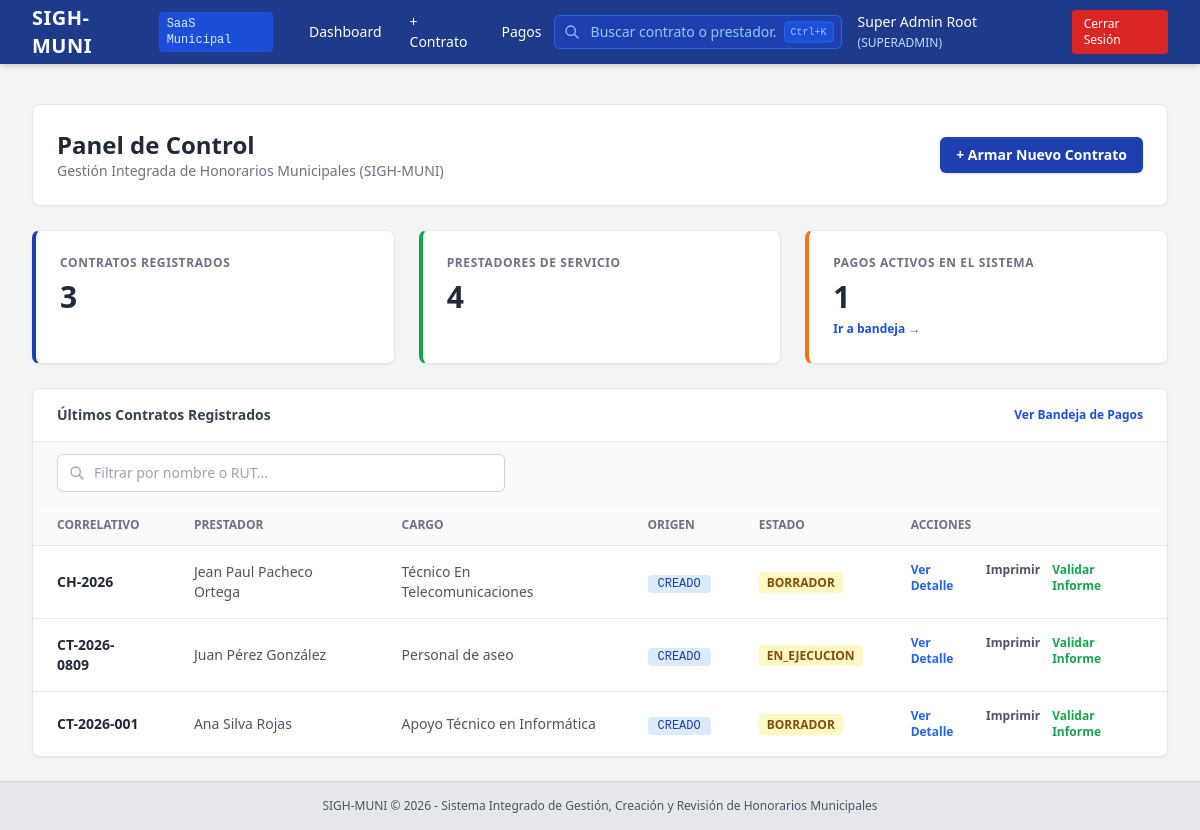
/ (signed in), run on the app's committed database.
### app/models/user.py (models this page shows, shortened)
class User(db.Model):
    __tablename__ = 'users'
    id = db.Column(db.Integer, primary_key=True, autoincrement=True)
    rut = db.Column(db.String(20), nullable=False, unique=True)
    first_name = db.Column(db.String(100), nullable=False)
    last_name = db.Column(db.String(100), nullable=False)
    email = db.Column(db.String(120), nullable=False, unique=True)
    password_hash = db.Column(db.String(255), nullable=False)
    role = db.Column(db.String(50), nullable=False)  # SUPERADMIN, ADMIN_RRHH, JEFE_DEPTO, FINANZAS_CONTROL
    department_id = db.Column(db.Integer, db.ForeignKey('departments.id', ondelete='SET NULL'), nullable=True)
    is_active = db.Column(db.Integer, nullable=False, default=1)
    created_at = db.Column(db.DateTime, nullable=False, default=datetime.utcnow)

### app/models/contract.py (models this page shows, shortened)
class Contract(db.Model):
    __tablename__ = 'contracts'
    id = db.Column(db.Integer, primary_key=True)
    provider_id = db.Column(db.Integer, db.ForeignKey('service_providers.id'), nullable=False)
    department_id = db.Column(db.Integer, db.ForeignKey('departments.id'), nullable=False)
    creation_type = db.Column(db.String(50), default='CREADO')
    contract_number = db.Column(db.String(50), unique=True, nullable=False)
    decline_number = db.Column(db.String(50), nullable=True)
    decline_date = db.Column(db.Date, nullable=True)
    position_title = db.Column(db.String(150), nullable=False)
    program_name = db.Column(db.String(150), nullable=True)
    monthly_amount_gross = db.Column(db.Float, nullable=False)
    total_contract_amount = db.Column(db.Float, nullable=False)
    start_date = db.Column(db.Date, nullable=False)
    end_date = db.Column(db.Date, nullable=False)
    pdf_file_path = db.Column(db.String(255), nullable=True)
    ocr_processed = db.Column(db.Integer, default=0)
    status = db.Column(db.String(30), default='BORRADOR')
    created_at = db.Column(db.DateTime, default=datetime.utcnow)
    provider = db.relationship('ServiceProvider', back_populates='contracts', lazy=True)
    department = db.relationship('Department', backref=db.backref('department_contracts', lazy=True))
    functions = db.relationship('ContractFunction', backref='contract', cascade='all, delete-orphan', lazy=True,
                                order_by='ContractFunction.function_order')
    payments = db.relationship('MonthlyPayment', back_populates='contract', lazy=True, cascade='all, delete-orphan')

### app/models/provider.py (models this page shows, shortened)
class ServiceProvider(db.Model):
    __tablename__ = 'service_providers'
    id = db.Column(db.Integer, primary_key=True, autoincrement=True)
    rut = db.Column(db.String(20), nullable=False, unique=True, index=True)
    first_name = db.Column(db.String(100), nullable=False)
    paternal_last_name = db.Column(db.String(100), nullable=False)
    maternal_last_name = db.Column(db.String(100), nullable=True)
    email = db.Column(db.String(120), nullable=True)
    phone = db.Column(db.String(50), nullable=True)
    address = db.Column(db.Text, nullable=True)
    bank_name = db.Column(db.String(100), nullable=True)
    account_type = db.Column(db.String(50), nullable=True)
    account_number = db.Column(db.String(50), nullable=True)
    created_at = db.Column(db.DateTime, nullable=False, default=datetime.utcnow)
    contracts = db.relationship('Contract', back_populates='provider', lazy=True, cascade="all, delete-orphan")
    @property
    def full_name(self):
        maternal = f" {self.maternal_last_name}" if self.maternal_last_name else ""
        return f"{self.first_name} {self.paternal_last_name}{maternal}"

### app/routes/dashboard.py (the view)
@dashboard_bp.route('/')
@login_required
def index():
    user = get_current_user()
    total_contracts = Contract.query.count()
    total_providers = ServiceProvider.query.count()
    recent_contracts = Contract.query.order_by(Contract.id.desc()).limit(5).all()
    if user.role == 'JEFE_DEPTO':
        pending_payments = MonthlyPayment.query.join(Contract).filter(
            Contract.department_id == user.department_id,
            MonthlyPayment.approval_status.in_(['PENDIENTE_REVISION', 'OBSERVADO'])
        ).count()
    elif user.role == 'FINANZAS_CONTROL':
        pending_payments = MonthlyPayment.query.filter(
            MonthlyPayment.approval_status.in_(['APROBADO_RRHH', 'OBSERVADO'])
        ).count()
    elif user.role in ('ADMIN_RRHH', 'SUPERADMIN'):
        pending_payments = MonthlyPayment.query.filter(
            MonthlyPayment.approval_status != 'APROBADO_FINANZAS'
        ).count()
    else:
        pending_payments = 0
    return render_template(
        'dashboard/index.html',
        total_contracts=total_contracts,
        total_providers=total_providers,
        pending_payments=pending_payments,
        recent_contracts=recent_contracts,
        user=user
    )

### app/__init__.py (called while the page is built)
def create_app(config_class=Config):
    app = Flask(__name__)
    app.config.from_object(config_class)
    os.makedirs(app.config['UPLOAD_FOLDER'], exist_ok=True)
    db.init_app(app)
    migrate.init_app(app, db)
    if 'sqlite' in app.config['SQLALCHEMY_DATABASE_URI']:
        from sqlalchemy import event
        from sqlalchemy.engine import Engine
        @event.listens_for(Engine, "connect")
        def set_sqlite_pragma(dbapi_connection, connection_record):
            cursor = dbapi_connection.cursor()
            cursor.execute("PRAGMA foreign_keys=ON;")
            cursor.close()
    from app.auth.routes import auth_bp
    app.register_blueprint(auth_bp, url_prefix='/auth')
    from app.routes import register_routes
    register_routes(app)
    return app

### app/auth/utils.py (called while the page is built)
def login_required(f):
    @wraps(f)
    def decorated_function(*args, **kwargs):
        if 'user_id' not in session:
            flash('Debes iniciar sesión para acceder a esta sección.', 'warning')
            return redirect(url_for('auth.login', next=request.url))
        return f(*args, **kwargs)
    return decorated_function

def get_current_user():
    if 'user_id' in session:
        return User.query.get(session['user_id'])
    return None

### app/templates/dashboard/index.html (shortened to what this page needs)
{% extends "base.html" %}
{% block content %}
<div class="space-y-6">
    <div class="flex justify-between items-center bg-white p-6 rounded-lg shadow-sm border border-gray-200">
        <div>
            <h1 class="text-2xl font-bold text-gray-800">Panel de Control</h1>
            <p class="text-sm text-gray-500">Gestión Integrada de Honorarios Municipales (SIGH-MUNI)</p>
        </div>
        <div class="flex space-x-2">
            <a href="{{ url_for('contract_builder.create') }}" class="bg-blue-800 hover:bg-blue-900 text-white font-semibold px-4 py-2 rounded-md shadow text-sm transition">
                + Armar Nuevo Contrato
            </a>
        </div>
    </div>
    <div class="grid grid-cols-1 md:grid-cols-3 gap-6">
        <div class="bg-white p-6 rounded-lg shadow-sm border border-gray-200 border-l-4 border-l-blue-800">
            <h3 class="text-xs uppercase text-gray-500 font-bold tracking-wider">Contratos Registrados</h3>
            <p class="text-3xl font-extrabold text-gray-800 mt-2">{{ total_contracts }}</p>
        </div>
        <div class="bg-white p-6 rounded-lg shadow-sm border border-gray-200 border-l-4 border-l-green-600">
            <h3 class="text-xs uppercase text-gray-500 font-bold tracking-wider">Prestadores de Servicio</h3>
            <p class="text-3xl font-extrabold text-gray-800 mt-2">{{ total_providers }}</p>
        </div>
        <div class="bg-white p-6 rounded-lg shadow-sm border border-gray-200 border-l-4 border-l-orange-500">
            <h3 class="text-xs uppercase text-gray-500 font-bold tracking-wider">
                {% if user.role == 'JEFE_DEPTO' %}Pagos Pendientes de Mi Depto
                {% elif user.role == 'FINANZAS_CONTROL' %}Pagos por Liberar
                {% else %}Pagos Activos en el Sistema{% endif %}
            </h3>
            <p class="text-3xl font-extrabold text-gray-800 mt-2">{{ pending_payments }}</p>
            <a href="{{ url_for('payments.bandeja') }}" class="text-xs text-blue-700 hover:underline font-semibold mt-1 inline-block">Ir a bandeja →</a>
        </div>
    </div>
    <div class="bg-white rounded-lg shadow-sm border border-gray-200 overflow-hidden">
        <div class="px-6 py-4 border-b border-gray-200 font-bold text-gray-700 text-sm flex justify-between items-center">
            <span>Últimos Contratos Registrados</span>
            <a href="{{ url_for('payments.bandeja') }}" class="text-xs text-blue-700 hover:underline font-semibold">Ver Bandeja de Pagos</a>
        </div>
        <div class="px-6 py-3 border-b border-gray-100 bg-gray-50">
            <div class="relative max-w-md">
                <svg class="absolute left-3 top-1/2 -translate-y-1/2 w-4 h-4 text-gray-400" fill="none" stroke="currentColor" viewBox="0 0 24 24">
                    <path stroke-linecap="round" stroke-linejoin="round" stroke-width="2" d="M21 21l-6-6m2-5a7 7 0 11-14 0 7 7 0 0114 0z"/>
                </svg>
                <input type="text" id="table_filter_input"
                    placeholder="Filtrar por nombre o RUT..."
                    autocomplete="off"
                    class="w-full pl-9 pr-4 py-2 border border-gray-300 rounded-md text-sm focus:ring-2 focus:ring-blue-500 focus:border-blue-500 transition">
            </div>
        </div>
        <table class="w-full text-left text-sm text-gray-600" id="contracts_table">
            <thead class="bg-gray-50 text-xs uppercase text-gray-500 font-semibold border-b">
                <tr>
                    <th class="px-6 py-3">Correlativo</th>
                    <th class="px-6 py-3">Prestador</th>
                    <th class="px-6 py-3">Cargo</th>
                    <th class="px-6 py-3">Origen</th>
                    <th class="px-6 py-3">Estado</th>
                    <th class="px-6 py-3">Acciones</th>
                </tr>
            </thead>
            <tbody class="divide-y divide-gray-200">
                {% for contract in recent_contracts %}
                <tr class="hover:bg-gray-50 contract-row"
                    data-search="{{ contract.provider.full_name | lower }} {{ contract.provider.rut | lower }} {{ contract.contract_number | lower }} {{ contract.position_title | lower }}">
                    <td class="px-6 py-4 font-semibold text-gray-800">{{ contract.contract_number }}</td>
                    <td class="px-6 py-4">{{ contract.provider.full_name }}</td>
                    <td class="px-6 py-4">{{ contract.position_title }}</td>
                    <td class="px-6 py-4"><span class="bg-blue-100 text-blue-800 text-xs px-2.5 py-0.5 rounded font-mono">{{ contract.creation_type }}</span></td>
                    <td class="px-6 py-4"><span class="bg-yellow-100 text-yellow-800 text-xs px-2 py-0.5 rounded font-semibold">{{ contract.status }}</span></td>
                    <td class="px-6 py-4 flex space-x-3">
                        <a href="{{ url_for('contract_builder.detail', contract_id=contract.id) }}" class="text-blue-600 hover:underline font-semibold text-xs">
                            Ver Detalle
                        </a>
                        <a href="{{ url_for('contract_builder.preview', contract_id=contract.id) }}" target="_blank" class="text-gray-600 hover:underline font-semibold text-xs">
                            Imprimir
                        </a>
                        <a href="{{ url_for('payments.validate_report', contract_id=contract.id) }}" class="text-green-600 hover:underline font-semibold text-xs">
                            Validar Informe
                        </a>
                    </td>
                </tr>
                {% endfor %}
            </tbody>
        </table>
    </div>
</div>
{% endblock %}

### app/templates/base.html (shortened to what this page needs)
<!DOCTYPE html>
<html lang="es">
<head>
    <script src="https://cdn.tailwindcss.com"></script>
</head>
<body class="bg-gray-100 min-h-screen text-gray-800 flex flex-col font-sans">
    <nav class="bg-blue-900 text-white shadow-md relative z-50">
        <div class="max-w-7xl mx-auto px-4 sm:px-6 lg:px-8">
            <div class="flex items-center justify-between h-16">
                <div class="flex items-center space-x-6">
                    <a href="{{ url_for('dashboard.index') }}" class="flex items-center space-x-3">
                        <span class="font-bold text-xl tracking-wide">SIGH-MUNI</span>
                        <span class="text-xs bg-blue-700 px-2 py-1 rounded text-blue-100 font-mono">SaaS Municipal</span>
                    </a>
                    {% if session.get('user_id') %}
                    <div class="hidden md:flex items-center space-x-1 text-sm">
                        <a href="{{ url_for('dashboard.index') }}" class="px-3 py-2 rounded hover:bg-blue-800 transition">Dashboard</a>
                        <a href="{{ url_for('contract_builder.create') }}" class="px-3 py-2 rounded hover:bg-blue-800 transition">+ Contrato</a>
                        <a href="{{ url_for('payments.bandeja') }}" class="px-3 py-2 rounded hover:bg-blue-800 transition">Pagos</a>
                    </div>
                    {% endif %}
                </div>
                {% if session.get('user_id') %}
                <div class="flex items-center space-x-4">
                    <div class="relative" id="global_search_container">
                        <div class="relative">
                            <svg class="absolute left-2.5 top-1/2 -translate-y-1/2 w-4 h-4 text-blue-300" fill="none" stroke="currentColor" viewBox="0 0 24 24">
                                <path stroke-linecap="round" stroke-linejoin="round" stroke-width="2" d="M21 21l-6-6m2-5a7 7 0 11-14 0 7 7 0 0114 0z"/>
                            </svg>
                            <input type="text" id="global_search_input"
                                placeholder="Buscar contrato o prestador..."
                                autocomplete="off"
                                class="w-56 lg:w-72 pl-9 pr-16 py-1.5 bg-blue-800 border border-blue-600 rounded-md text-sm text-white placeholder-blue-300 focus:outline-none focus:ring-2 focus:ring-blue-400 focus:bg-blue-700 transition">
                            <kbd class="absolute right-2 top-1/2 -translate-y-1/2 text-[10px] bg-blue-700 text-blue-300 px-1.5 py-0.5 rounded border border-blue-600 font-mono">Ctrl+K</kbd>
                        </div>
                    </div>
                    <a href="{{ url_for('auth.profile') }}" class="text-sm font-medium hover:text-blue-200 transition">
                        {{ session.get('user_name') }}
                        <span class="text-xs text-blue-200">({{ session.get('user_role') }})</span>
                    </a>
                    <a href="{{ url_for('auth.logout') }}" class="bg-red-600 hover:bg-red-700 text-white text-xs px-3 py-1.5 rounded transition">
                        Cerrar Sesión
                    </a>
                </div>
                {% endif %}
            </div>
        </div>
    </nav>
    <main class="flex-grow max-w-7xl w-full mx-auto px-4 sm:px-6 lg:px-8 py-6">
        {% block content %}{% endblock %}
    </main>
    <footer class="bg-gray-200 text-center py-4 text-xs text-gray-600 border-t border-gray-300">
        SIGH-MUNI &copy; 2026 - Sistema Integrado de Gestión, Creación y Revisión de Honorarios Municipales
    </footer>
</body>
</html>

### data on the page
User: get "SUPERADMIN"
Contract: contract_number "CH-2026", provider.full_name "Jean Paul Pacheco Ortega", position_title "Técnico En Telecomunicaciones", creation_type "CREADO", status "BORRADOR"
Contract: contract_number "CT-2026-0809", provider.full_name "Juan Pérez González", position_title "Personal de aseo", creation_type "CREADO", status "EN_EJECUCION"
Contract: contract_number "CT-2026-001", provider.full_name "Ana Silva Rojas", position_title "Apoyo Técnico en Informática", creation_type "CREADO", status "BORRADOR"

### other printed values
{{ session.get('user_name') }} "Super Admin Root"
{{ total_contracts }} "3"
{{ total_providers }} "4"
{{ pending_payments }} "1"
